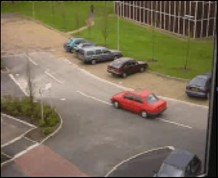
#> input picture images/car2.jpg, 218 x 178 px, found by its file name
$ python ex3_color.py
#> lines starting #> are read from the running program, lines starting #| are printed output that depends on the picture; after the words box and inside, x2 and y2 are one past the last pixel; in counts of white or black regions, pixels touching at a corner belong together
import cv2
import numpy as np

def onThreshold(value):
    th[0] = cv2.getTrackbarPos("Hue_th1", "result")
    th[1] = cv2.getTrackbarPos("Hue_th2", "result")

    _, result = cv2.threshold(hue, th[1], 255, cv2.THRESH_TOZERO_INV)
    cv2.threshold(result, th[0], 255, cv2.THRESH_BINARY, result)
    cv2.imshow("result", result)

BGR_img = cv2.imread("../../week6/ex3/images/car2.jpg", cv2.IMREAD_COLOR)
#> BGR_img is the input picture: shape (178, 218, 3); mean B, G, R 89.7, 112.2, 123.4
if BGR_img is None: raise Exception("영상 불러오기 오류")

HSV_img = cv2.cvtColor(BGR_img, cv2.COLOR_BGR2HSV)
#> HSV_img: shape (178, 218, 3); mean H, S, V 23.3, 78.3, 125.6
hue = np.copy(HSV_img[:,:,0])
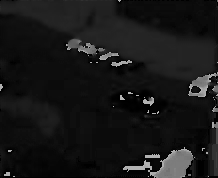
#> hue: shape (178, 218); min 0, max 179, mean 23.3

th = [50, 100]
cv2.namedWindow("result")
cv2.createTrackbar("Hue_th1", "result", th[0], 255, onThreshold)
cv2.createTrackbar("Hue_th2", "result", th[1], 255, onThreshold)
onThreshold(th[0])
#> in onThreshold, `_, result = cv2.threshold(hue, th[1], 255, cv2.THRESH_TOZERO_INV)`:
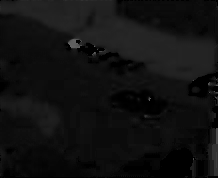
#> result: shape (178, 218); min 0, max 99, mean 16.5
#> in onThreshold, `cv2.threshold(result, th[0], 255, cv2.THRESH_BINARY, result)`:
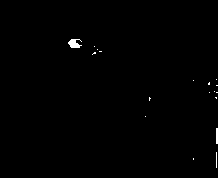
#> result: shape (178, 218); 0.43% white; 18 white regions (16 under 20 px), largest, box (x1, y1, x2, y2) and area: (68, 39, 82, 48) 83, (216, 128, 218, 144) 32
cv2.imshow("BGR_img", BGR_img)
cv2.waitKey(0)

$ run again, with images/car1.jpg copied over images/car2.jpg
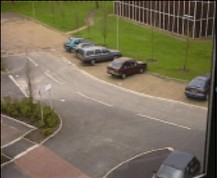
#> input picture images/car1.jpg, 217 x 178 px, found by its file name
#> BGR_img is the input picture: shape (178, 217, 3); mean B, G, R 89.3, 111.9, 121.2
#> HSV_img: shape (178, 217, 3); mean H, S, V 23.2, 76, 123.4
#> `hue = np.copy(HSV_img[:,:,0])`:
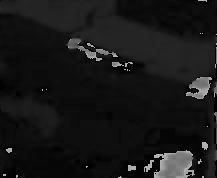
#> hue: shape (178, 217); min 0, max 179, mean 23.2
#> in onThreshold, `_, result = cv2.threshold(hue, th[1], 255, cv2.THRESH_TOZERO_INV)`:
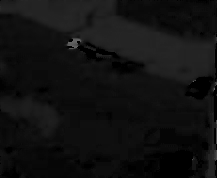
#> result: shape (178, 217); min 0, max 100, mean 16.7

$ run again, with images/Einstein.jpg copied over images/car2.jpg
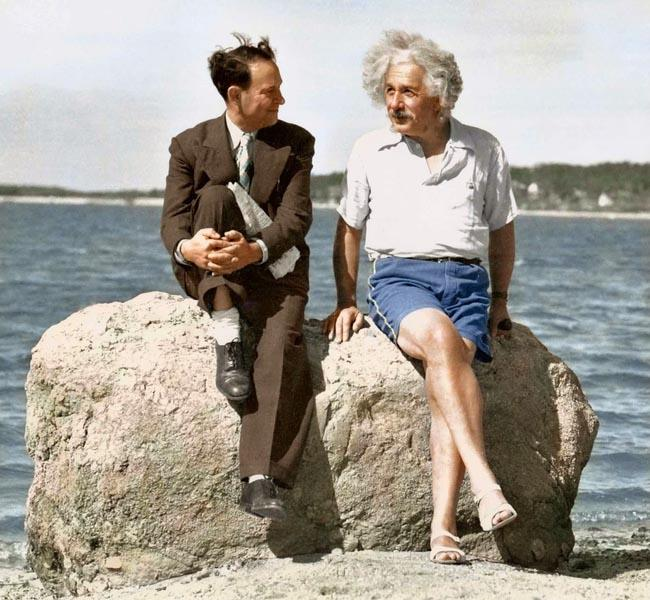
#> input picture images/Einstein.jpg, 650 x 600 px, found by its file name
#> BGR_img is the input picture: shape (600, 650, 3); mean B, G, R 150, 158.6, 164.1
#> HSV_img: shape (600, 650, 3); mean H, S, V 50, 52.6, 169.5
#> `hue = np.copy(HSV_img[:,:,0])`:
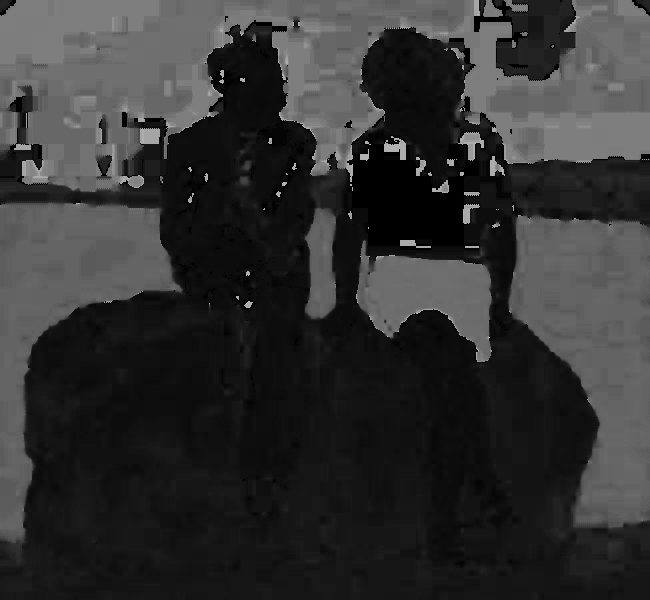
#> hue: shape (600, 650); min 0, max 179, mean 50
#> in onThreshold, `cv2.threshold(result, th[0], 255, cv2.THRESH_BINARY, result)`:
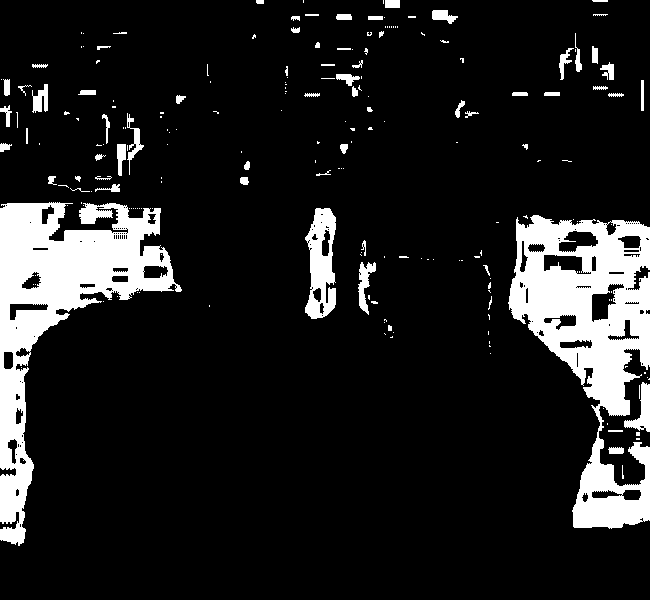
#> result: shape (600, 650); 12.5% white; 207 white regions (140 under 20 px), largest, box (x1, y1, x2, y2) and area: (508, 215, 650, 529) 20916, (0, 202, 182, 546) 19808, (305, 208, 336, 319) 2249

$ run again, with images/Hawkes.jpg copied over images/car2.jpg
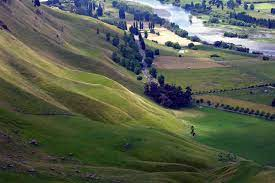
#> input picture images/Hawkes.jpg, 275 x 183 px, found by its file name
#> BGR_img is the input picture: shape (183, 275, 3); mean B, G, R 78.3, 94.9, 87.6
#> HSV_img: shape (183, 275, 3); mean H, S, V 57.3, 86.7, 101.6
#> `hue = np.copy(HSV_img[:,:,0])`:
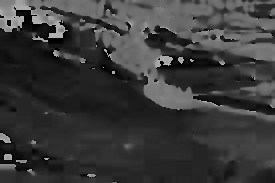
#> hue: shape (183, 275); min 0, max 179, mean 57.3
#> in onThreshold, `cv2.threshold(result, th[0], 255, cv2.THRESH_BINARY, result)`:
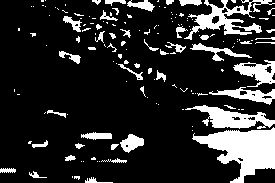
#> result: shape (183, 275); 17.1% white; 149 white regions (103 under 20 px), largest, box (x1, y1, x2, y2) and area: (192, 127, 275, 183) 2389, (184, 0, 275, 40) 1156, (185, 105, 275, 129) 983
